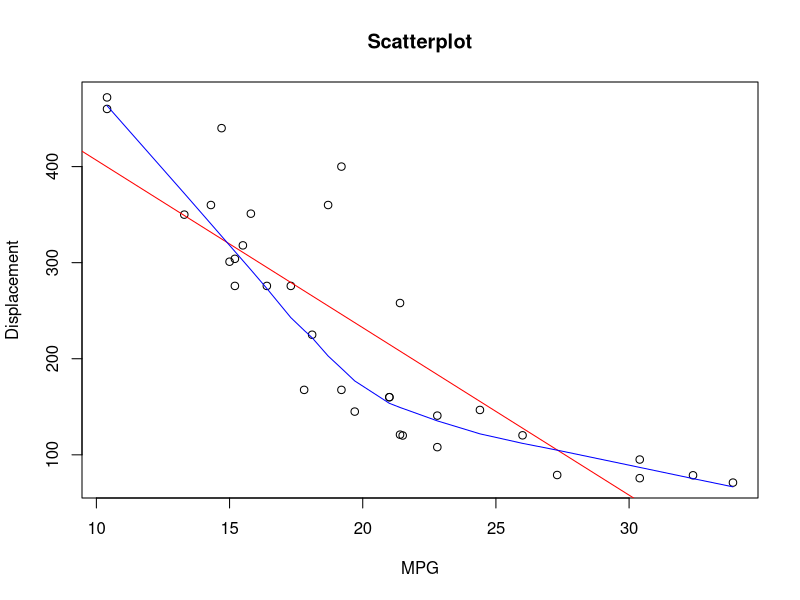

Here is the R script that generated this plot:
## ---- chunk 1
dataset <- mtcars
head(dataset, n = 5L)
## ---- chunk 2
summary(dataset$mpg)
## ---- chunk 3
plot(dataset$mpg, dataset$disp, main = 'Scatterplot',xlab='MPG', ylab = 'Displacement')
abline(lm(dataset$disp~dataset$mpg), col="red")
lines(lowess(dataset$mpg,dataset$disp), col="blue")
